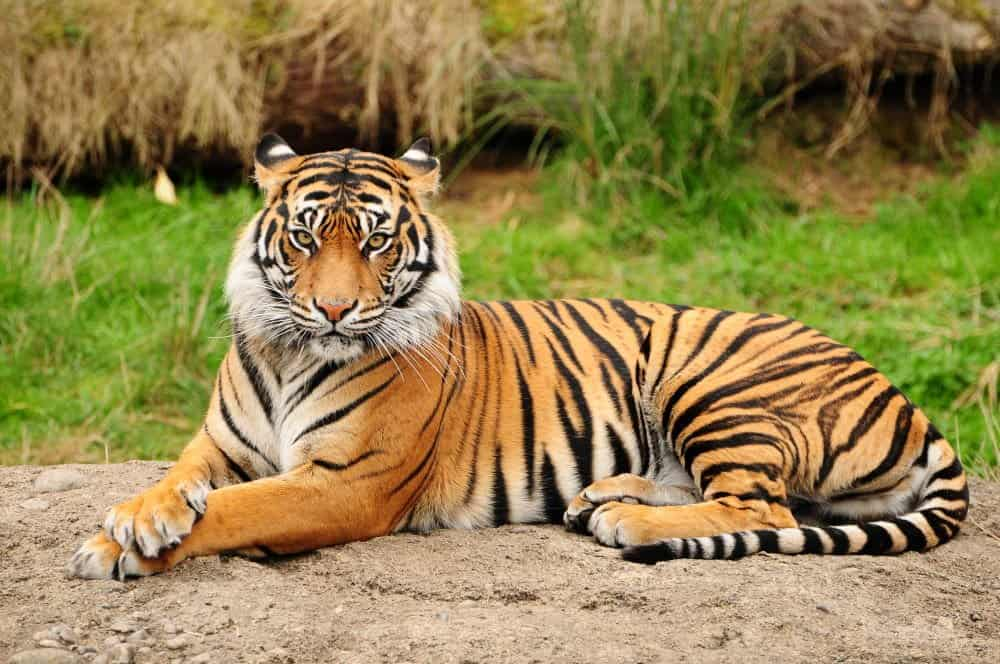
#> input picture images/tiger.jpg, 1000 x 664 px
$ python color_separation.py
#> lines starting #> are read from the running program, lines starting #| are printed output that depends on the picture
#Color separation into R,G and B from a color image

import cv2
import matplotlib.pyplot as plt
import numpy as np
img=cv2.imread("../images/tiger.jpg")
#> img is the input picture: shape (664, 1000, 3); mean B, G, R 78.1, 131.1, 147.8
img=cv2.cvtColor(img,cv2.COLOR_BGR2RGB)
cv2.imshow("Original Image",img)

b,g,r=cv2.split(img)
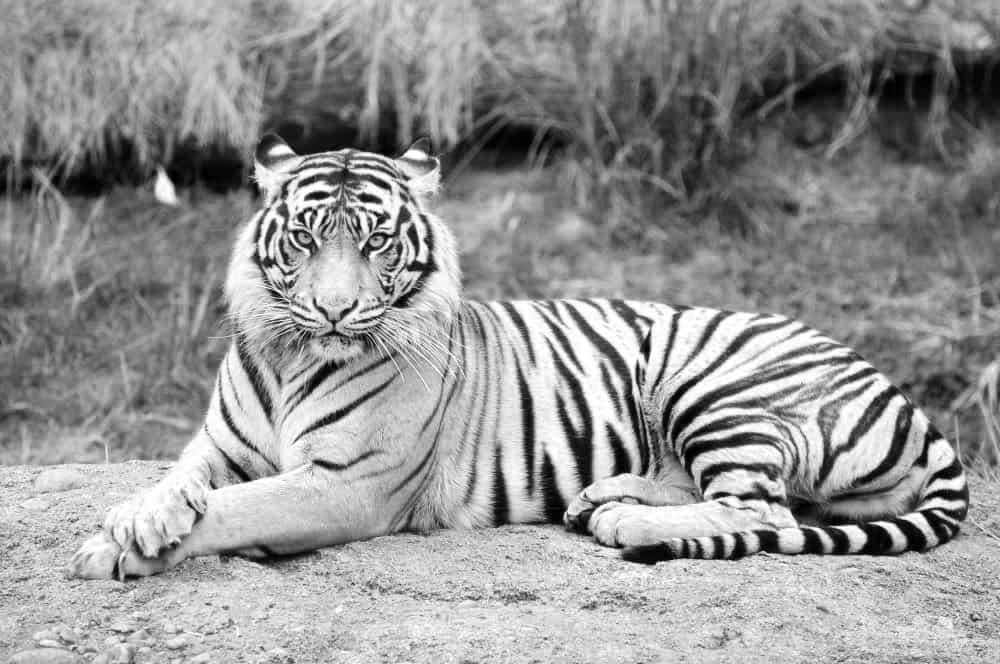
#> b: shape (664, 1000); min 0, max 255, mean 147.8
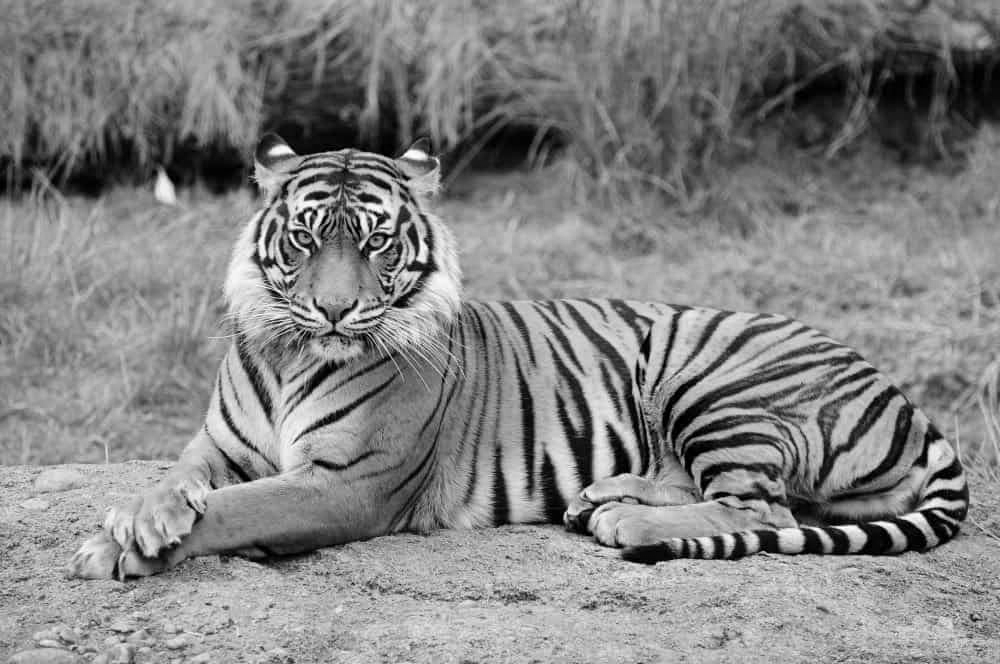
#> g: shape (664, 1000); min 0, max 255, mean 131.1
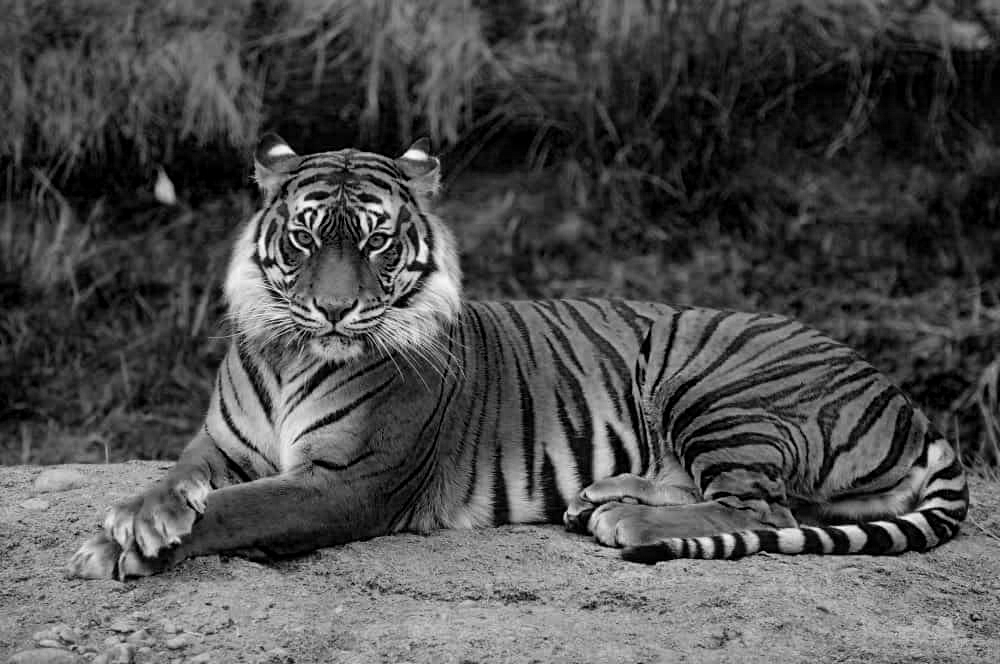
#> r: shape (664, 1000); min 0, max 255, mean 78.1
zero=np.zeros_like(b)
blue=cv2.merge([b,zero,zero])
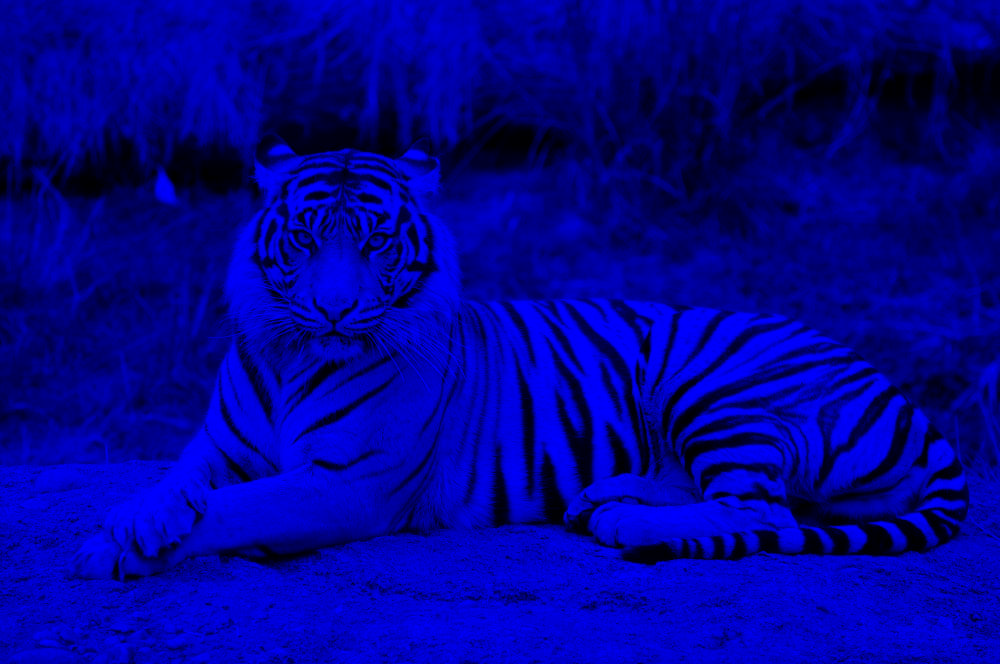
#> blue: shape (664, 1000, 3); mean of channels 0, 1, 2 147.8, 0, 0; drawn as B, G, R
green=cv2.merge([zero,g,zero])
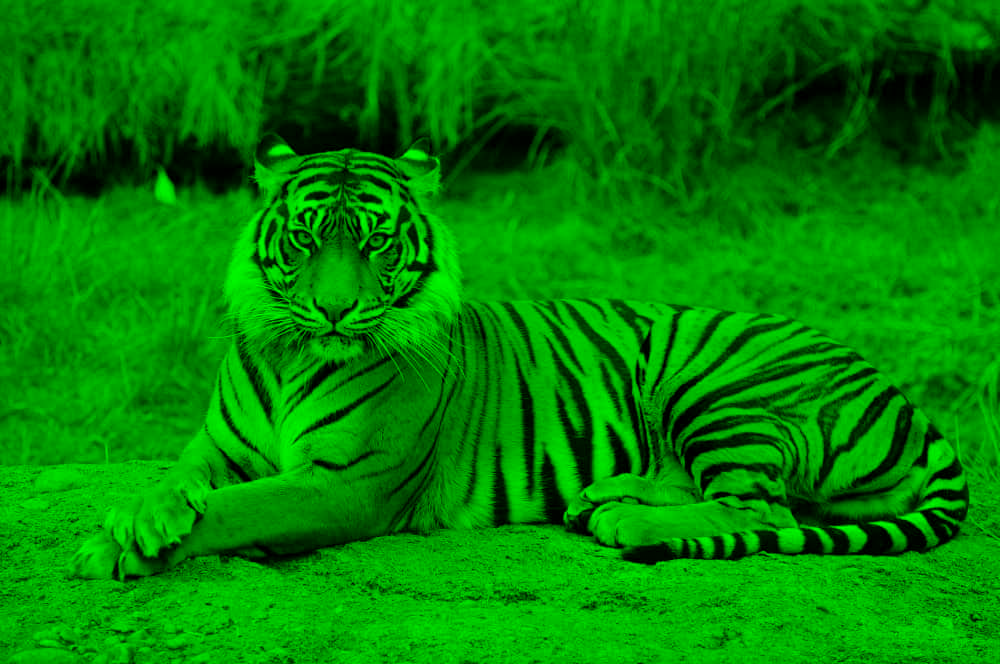
#> green: shape (664, 1000, 3); mean of channels 0, 1, 2 0, 131.1, 0; drawn as B, G, R
red=cv2.merge([zero,zero,g])
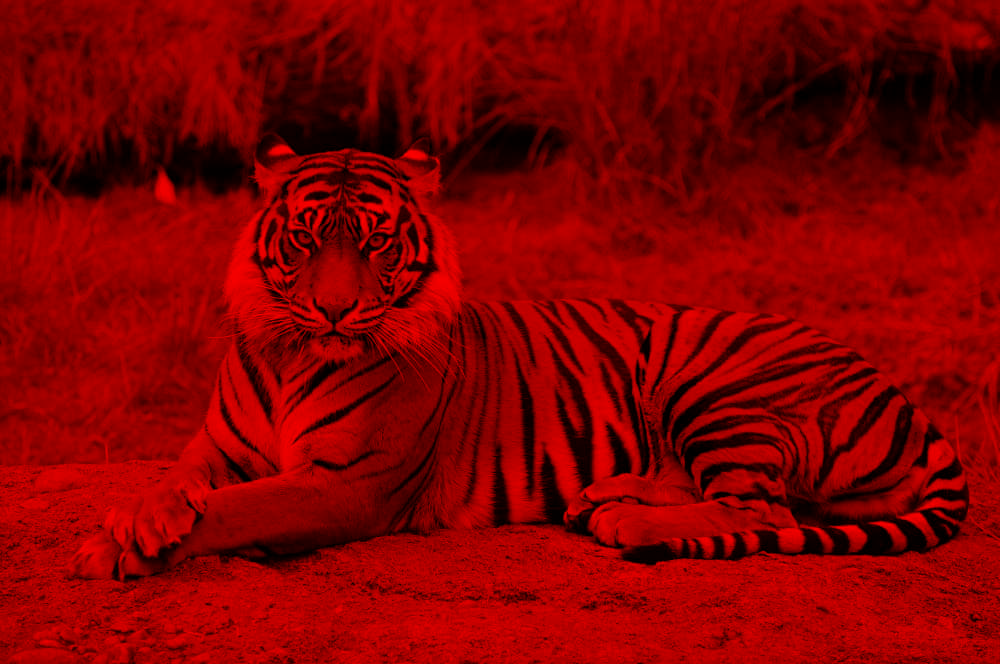
#> red: shape (664, 1000, 3); mean of channels 0, 1, 2 0, 0, 131.1; drawn as B, G, R

cv2.imshow("Blue image",blue)
cv2.waitKey(0)
cv2.imshow("Red image",red)
cv2.waitKey(0)
cv2.imshow("Green image",green)
cv2.waitKey(0)

$ run again, with images/balloon.jpg copied over images/tiger.jpg
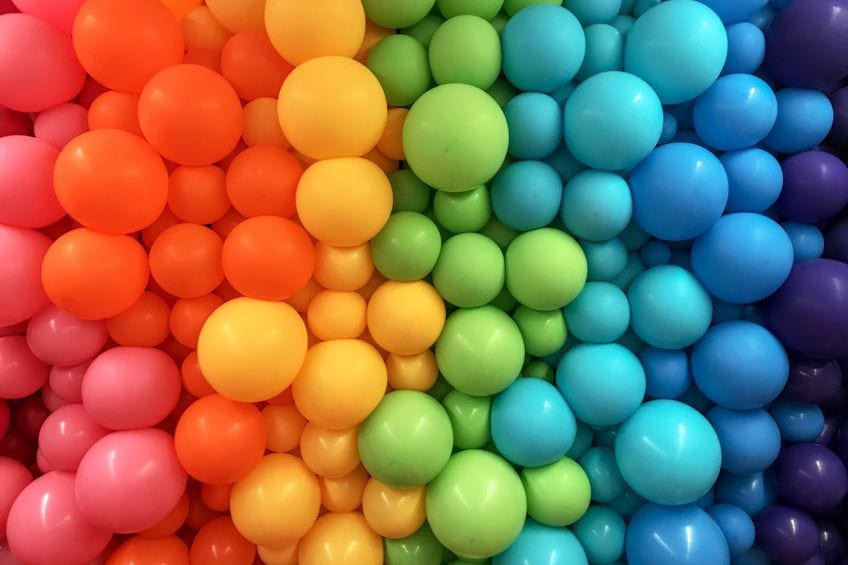
#> input picture images/balloon.jpg, 848 x 565 px
#> img is the input picture: shape (565, 848, 3); mean B, G, R 82.8, 109.5, 136
#> `green=cv2.merge([zero,g,zero])`:
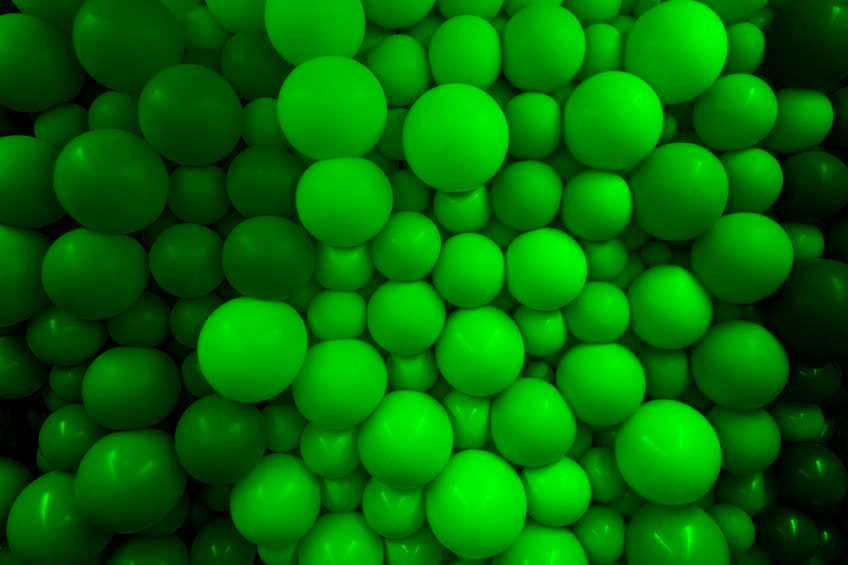
#> green: shape (565, 848, 3); mean of channels 0, 1, 2 0, 109.5, 0; drawn as B, G, R
#> `red=cv2.merge([zero,zero,g])`:
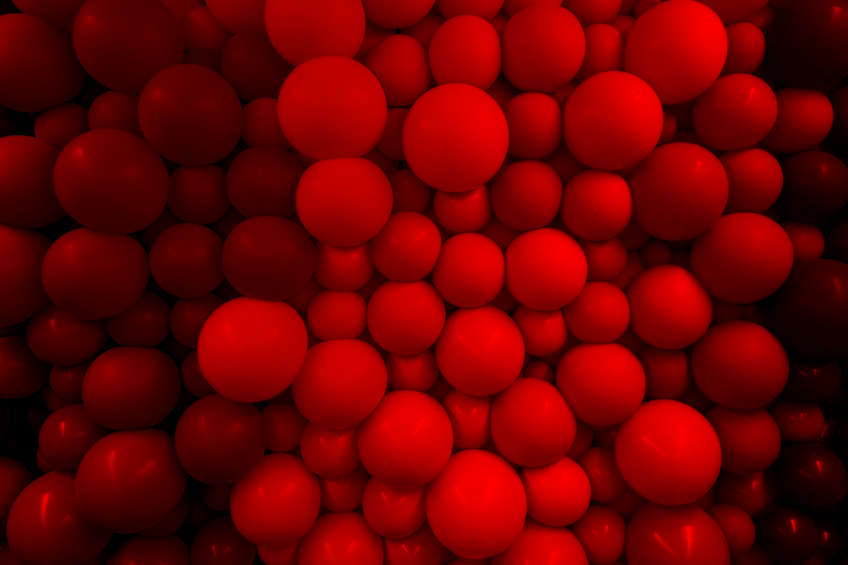
#> red: shape (565, 848, 3); mean of channels 0, 1, 2 0, 0, 109.5; drawn as B, G, R

$ run again, with images/bw lion.jpg copied over images/tiger.jpg
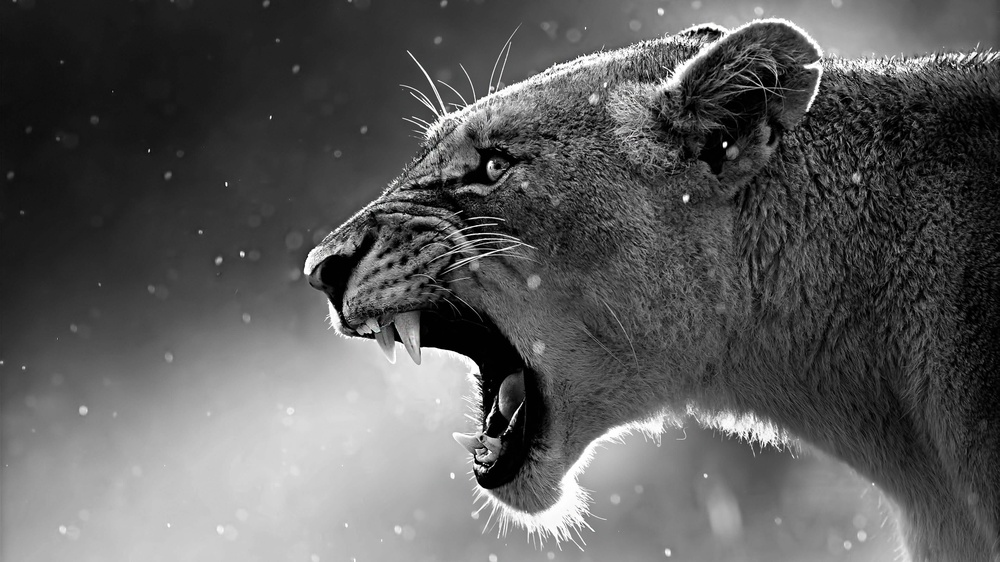
#> input picture images/bw lion.jpg, 1000 x 562 px, shrunk from 3840 x 2160 before the run
#> img is the input picture: shape (562, 1000, 3); mean B, G, R 91, 91, 91
#> `green=cv2.merge([zero,g,zero])`:
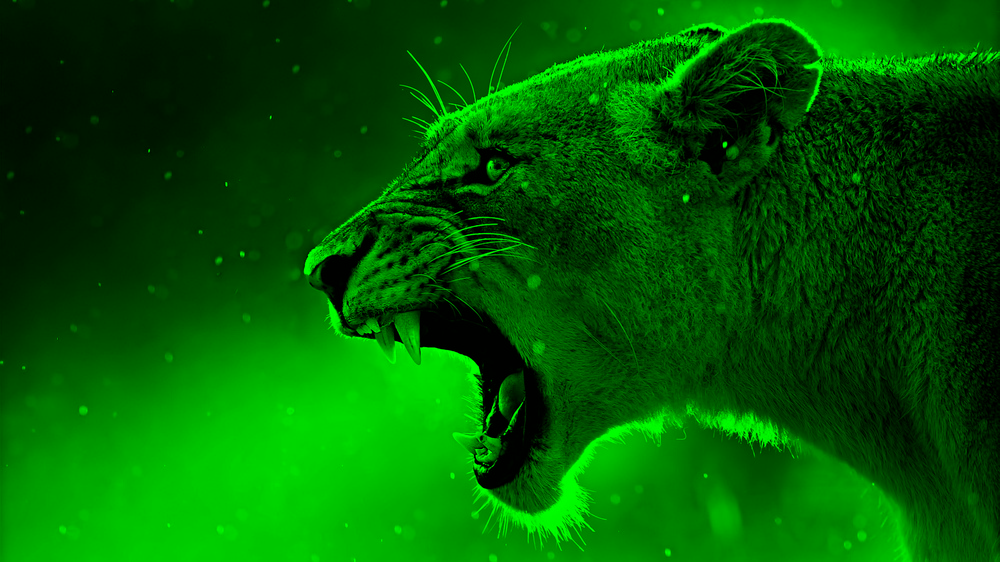
#> green: shape (562, 1000, 3); mean of channels 0, 1, 2 0, 91, 0; drawn as B, G, R
#> `red=cv2.merge([zero,zero,g])`:
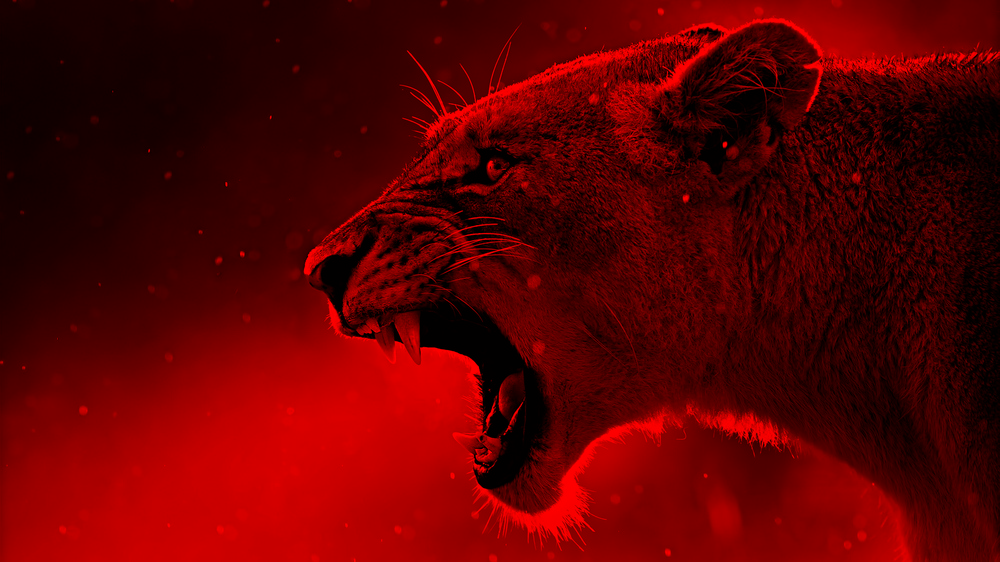
#> red: shape (562, 1000, 3); mean of channels 0, 1, 2 0, 0, 91; drawn as B, G, R
